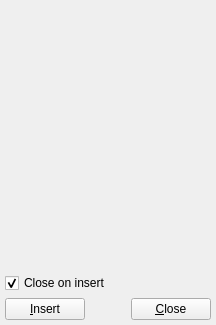
<ui version="4.0" >
 <class>InsertElementDialogBase</class>
 <widget class="QWidget" name="InsertElementDialogBase" >
  <property name="geometry" >
   <rect>
    <x>0</x>
    <y>0</y>
    <width>216</width>
    <height>325</height>
   </rect>
  </property>
  <property name="windowTitle" >
   <string>Insert Element</string>
  </property>
  <layout class="QVBoxLayout" name="verticalLayout" >
   <property name="spacing" >
    <number>0</number>
   </property>
   <property name="margin" >
    <number>0</number>
   </property>
   <item>
    <widget class="QWidget" native="1" name="toolWidget_" >
     <property name="sizePolicy" >
      <sizepolicy vsizetype="Expanding" hsizetype="Preferred" >
       <horstretch>0</horstretch>
       <verstretch>0</verstretch>
      </sizepolicy>
     </property>
    </widget>
   </item>
   <item>
    <layout class="QGridLayout" name="gridLayout" >
     <property name="leftMargin" >
      <number>5</number>
     </property>
     <property name="rightMargin" >
      <number>5</number>
     </property>
     <property name="bottomMargin" >
      <number>5</number>
     </property>
     <property name="spacing" >
      <number>5</number>
     </property>
     <item row="0" column="0" colspan="3" >
      <widget class="QCheckBox" name="closeCheckBox_" >
       <property name="text" >
        <string>Close on insert</string>
       </property>
       <property name="checked" >
        <bool>true</bool>
       </property>
      </widget>
     </item>
     <item row="1" column="0" >
      <widget class="QPushButton" name="insertButton_" >
       <property name="text" >
        <string>&amp;Insert</string>
       </property>
      </widget>
     </item>
     <item row="1" column="1" >
      <spacer>
       <property name="orientation" >
        <enum>Qt::Horizontal</enum>
       </property>
       <property name="sizeHint" stdset="0" >
        <size>
         <width>40</width>
         <height>20</height>
        </size>
       </property>
      </spacer>
     </item>
     <item row="1" column="2" >
      <widget class="QPushButton" name="closeButton_" >
       <property name="text" >
        <string>&amp;Close</string>
       </property>
      </widget>
     </item>
    </layout>
   </item>
  </layout>
 </widget>
 <resources/>
 <connections/>
</ui>
